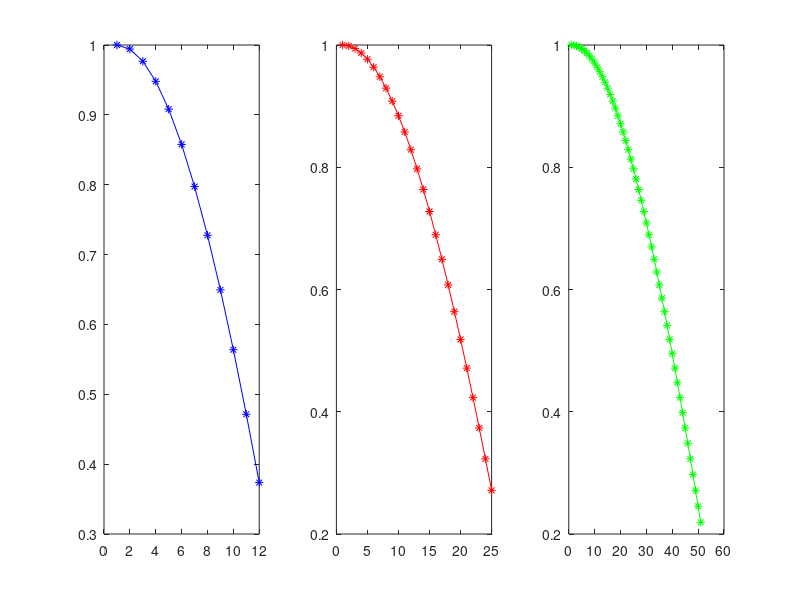

MATLAB code to generate this figure:
clc
clear all
close all


N1=64;
N2=128;
N3=256;

tm=0.2;

dt1=1/N1;
dt2=1/N2;
dt3=1/N3;


t1=0:dt1:tm-dt1;
t2=0:dt2:tm-dt2;
t3=0:dt3:tm-dt3;

x1=cos(2*pi*1.1*t1);
x2=cos(2*pi*1.1*t2);
x3=cos(2*pi*1.1*t3);



subplot(1,3,1);
plot(x1,'b-*');
subplot(1,3,2);
plot(x2,'r-*');
subplot(1,3,3);
plot(x3,'g-*');
